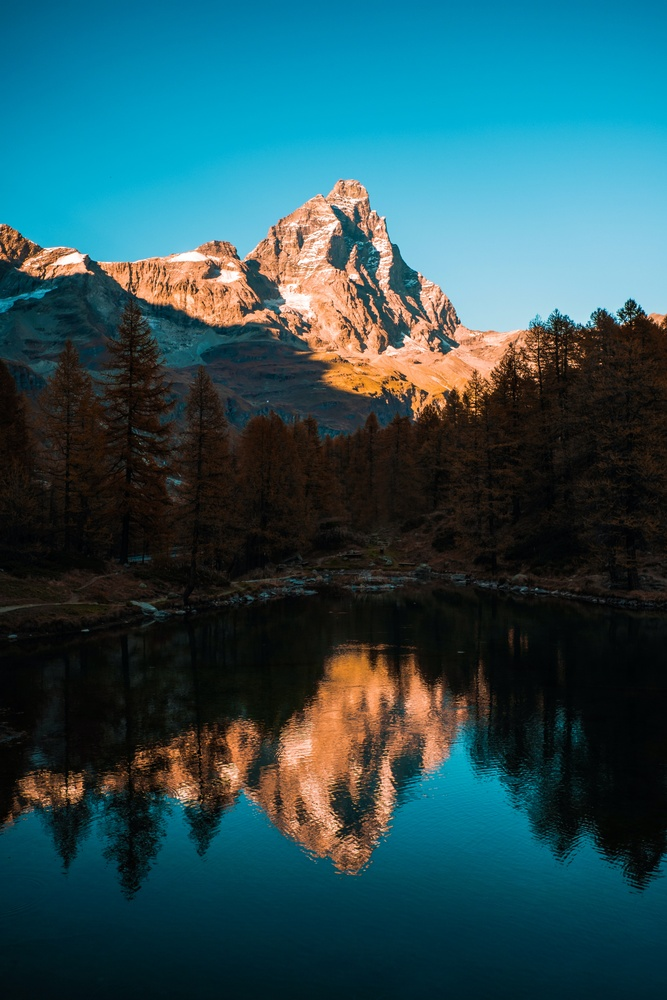
#> input picture k-means/matteo-catanese-4KrQq8Z6Y5c-unsplash.jpg, 667 x 1000 px, shrunk from 4000 x 6000 before the run, found by its file name
$ python k-means-base.py
#> lines starting #> are read from the running program, lines starting #| are printed output that depends on the picture
import numpy as np
import matplotlib.pyplot as plt
import cv2

plt.rcParams['font.sans-serif'] = ['SimHei']  # 使用黑体
plt.rcParams['axes.unicode_minus'] = False  # 解决负号显示问题


class KMeans:
    def __init__(self, n_clusters=3, max_iter=100, tol=1e-4):
        self.n_clusters = n_clusters  # 聚类数量
        self.max_iter = max_iter  # 最大迭代次数
        self.tol = tol  # 收敛阈值
        self.centroids = None  # 聚类中心

    def _initialize_centroids(self, X):
        """K-means++初始化"""
        centroids = [X[np.random.randint(X.shape[0])]]
        for _ in range(1, self.n_clusters):
            distances = np.min([np.linalg.norm(X - c, axis=1) for c in centroids], axis=0)
            probabilities = distances / distances.sum()
            centroids.append(X[np.random.choice(X.shape[0], p=probabilities)])
        return np.array(centroids)

    def _assign_clusters(self, X):
        """分配每个样本到最近的聚类中心"""
        distances = np.linalg.norm(X[:, np.newaxis] - self.centroids, axis=2)
        return np.argmin(distances, axis=1)

    def _update_centroids(self, X, labels):
        """更新聚类中心为簇内均值"""
        new_centroids = np.zeros((self.n_clusters, X.shape[1]))
        for k in range(self.n_clusters):
            new_centroids[k] = np.mean(X[labels == k], axis=0)
        return new_centroids

    def fit(self, X):
        """训练K-means模型"""
        self.centroids = self._initialize_centroids(X)
        for _ in range(self.max_iter):
            labels = self._assign_clusters(X)
            new_centroids = self._update_centroids(X, labels)

            # 检查是否收敛（中心点移动距离小于阈值）
            if np.linalg.norm(new_centroids - self.centroids) < self.tol:
                break
            self.centroids = new_centroids
        return labels

    def predict(self, X):
        """预测样本所属簇"""
        return self._assign_clusters(X)


def kmeans_image_segmentation(image_path, k=3):
    # 1. 读取图像并转换为RGB
#> called with k = 3
    image = cv2.imread(image_path)
#> image is the input picture: shape (1000, 667, 3); mean B, G, R 86.6, 79.8, 40.6
    image = cv2.cvtColor(image, cv2.COLOR_BGR2RGB)
    h, w = image.shape[:2]
#> h = 1000; w = 667

    # 2. 将图像像素转换为二维数组 (N_samples, 3)
    pixels = image.reshape(-1, 3).astype(np.float32)

    # 3. 使用自定义K-means聚类
    kmeans = KMeans(n_clusters=k)
    labels = kmeans.fit(pixels)
#> in _initialize_centroids, `centroids = [X[np.random.randint(X.shape[0])]]`: centroids = [[22, 15, 5]]
#> after the loop in _initialize_centroids, `for _ in range(1, self.n_clusters):`: centroids = [[22, 15, 5], [233, 142, 63], [78, 144, 160]]

    # 4. 用聚类中心颜色替换原始像素
    segmented = kmeans.centroids[labels].reshape(h, w, 3).astype(np.uint8)
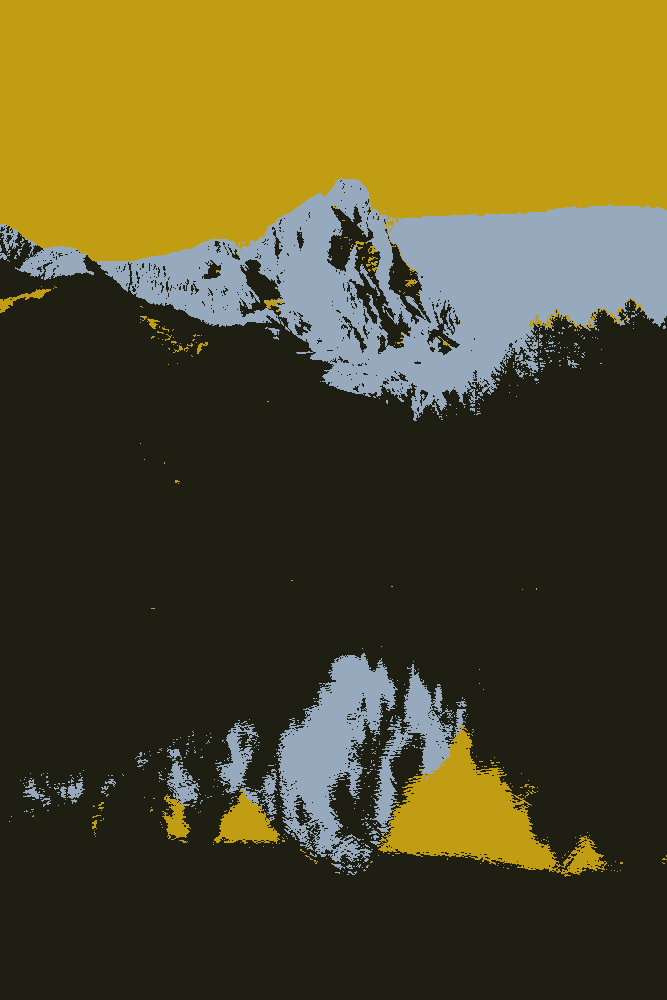
#> segmented: shape (1000, 667, 3); mean of channels 0, 1, 2 40.4, 79.1, 86.3; drawn as B, G, R

    # 5. 显示结果
    plt.figure(figsize=(12, 6))
    plt.subplot(121), plt.imshow(image), plt.title("原始图像")
    plt.subplot(122), plt.imshow(segmented), plt.title(f"K-means分割 (K={k})")
    plt.show()
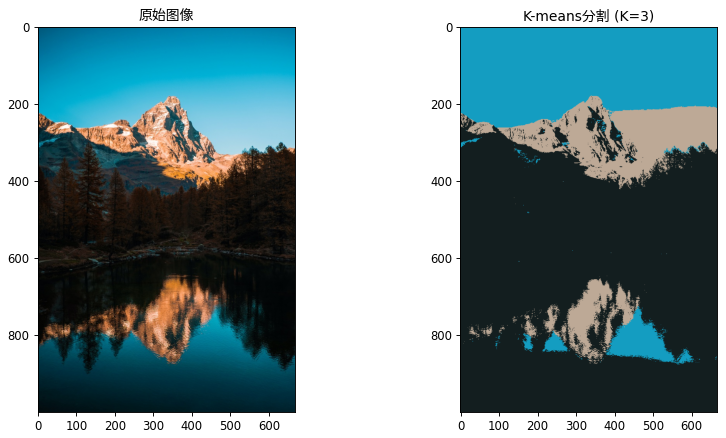
#> figure drawn by matplotlib, 2 panels

    return segmented


# 使用示例
segmented_image = kmeans_image_segmentation(".\matteo-catanese-4KrQq8Z6Y5c-unsplash.jpg",
                                            k=3)
